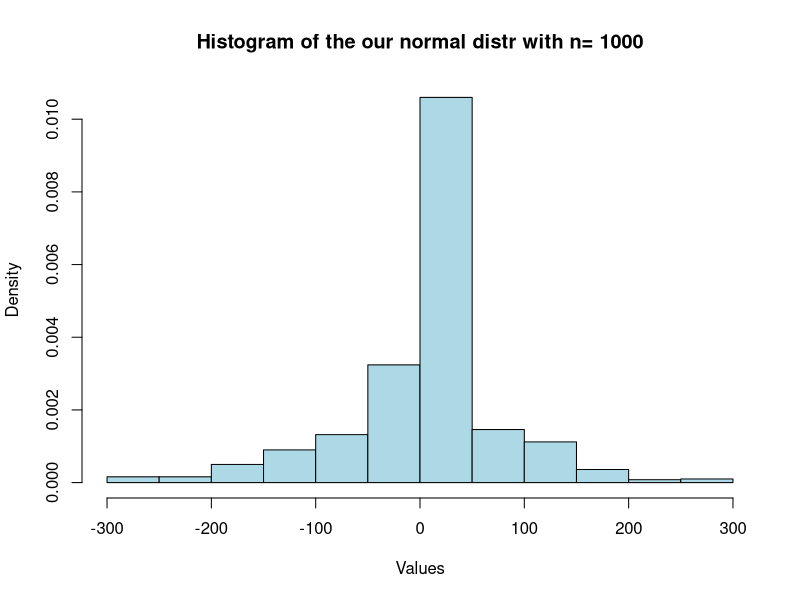
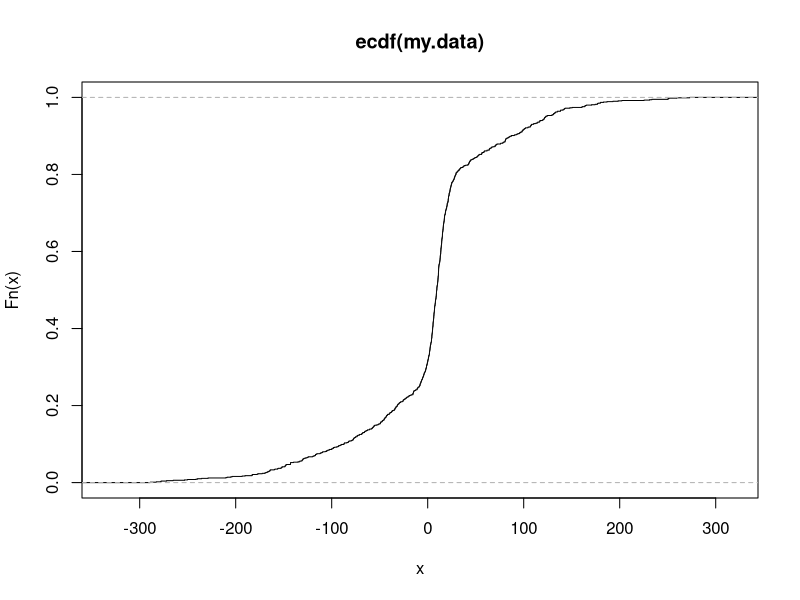

Write the R code that produced these figures, in order.
## ---- chunk 1
# your code here
n <- 1000
sigma_1 = 3
sigma_2 = 10
mu_1 = 10
mu_2 = -2
mean = c(mu_1, mu_2)
sd = c(sigma_1, sigma_2)
my.data <- rnorm(n, mean, sd^2)
summary(my.data)
## ---- chunk 2
# draw histogram
hist(my.data,
     probability = T,

    #breaks = seq(0.5,6.6),
     main = paste("Histogram of the our normal distr with n=", n),
     col = "lightblue",
     xlab = "Values",

     )
# superimpose empirical density
plot(ecdf(my.data))

# superimpose normal density

## ---- chunk 3
# plot ecdf

# superimpose cdf for standard normal

# calculate maximal difference 

## ---- chunk 4
# your code here
# skewness

# kurtosis

## ---- chunk 5
# your code here
# skewness

# kurtosis

## ---- chunk 6
# your code here
# theoretical expected value and variance

# sample mean and sample variance

## ---- chunk 7
# your code here
